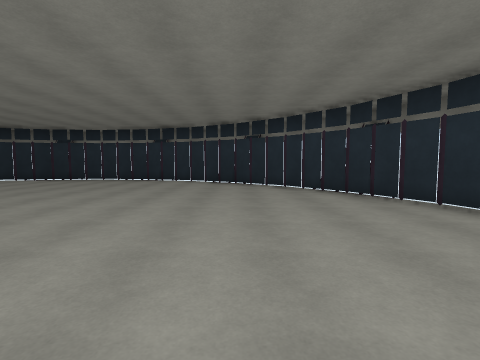
[1] (above)

12 first-person views from a walk through a scene from a Unity 3-D project. The camera is 1.4 m above the floor, tilts 4° down and sees 85° across. The floor is counted in squares, 2 m on a side. Each view is taken from the middle of a square. On the plan, view 1 faces up. The plan holds only what a view shows up to about 9 squares ahead; the rest is blank. The place goes on beyond the plan. The player is left out.

[2]
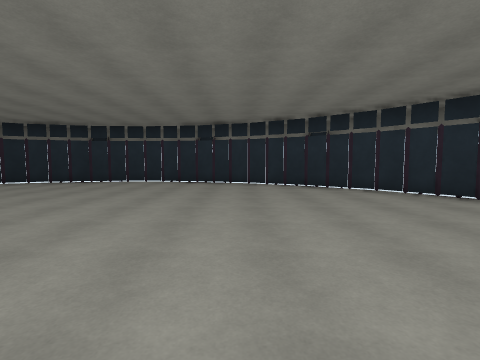

[3]
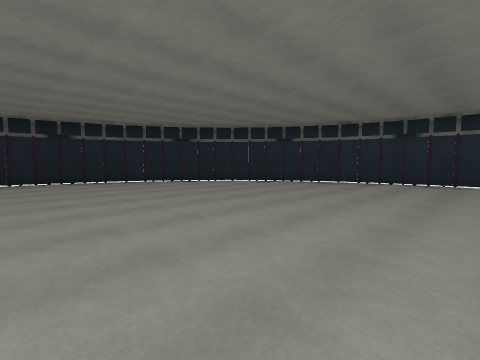

[4]
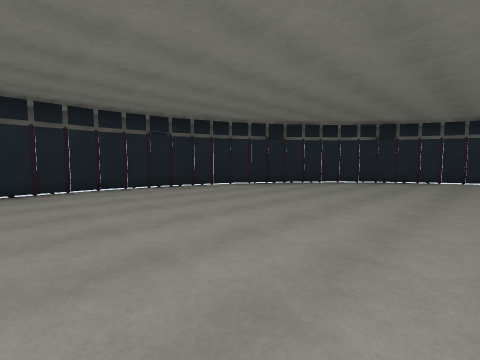

[5]
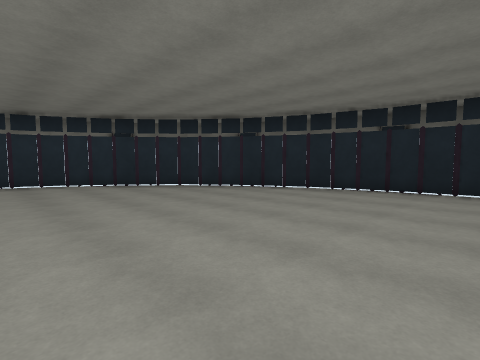

[6]
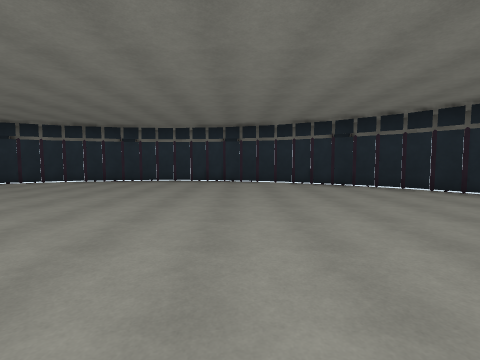

[7]
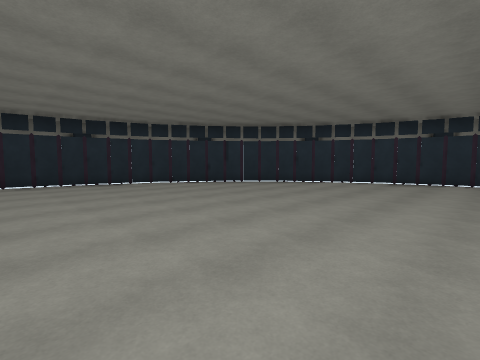

[8]
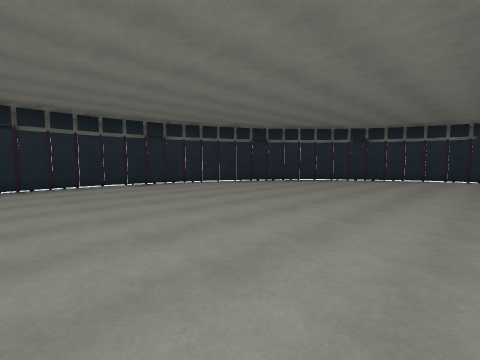

[9]
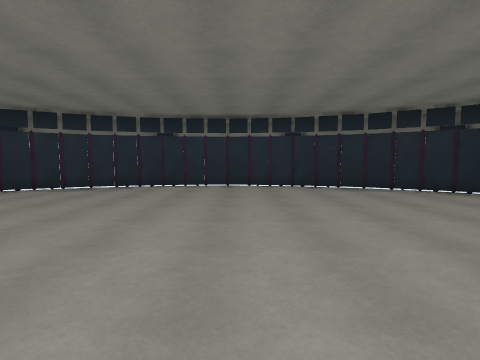

[10]
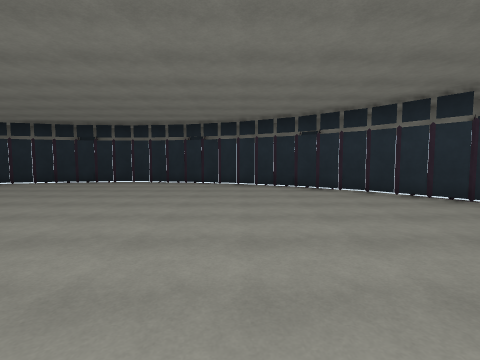

[11]
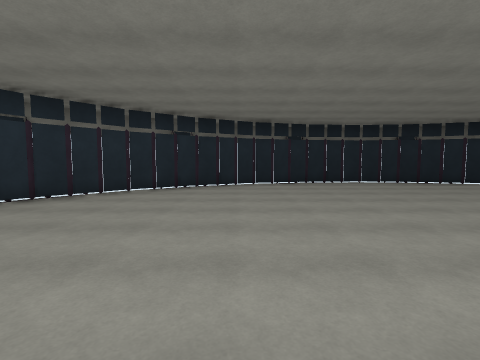

[12]
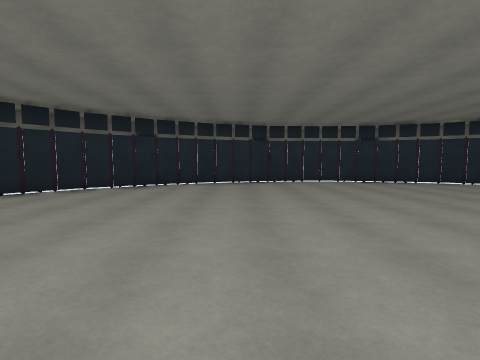

### Floor plan
Points are (right, up) in squares from view 1. A wall is a line through its corners. A room is listed if a view was taken in it or the views show most of it. See-through windows are left out.
Room 1 (views 1, 2, 3, 4, 5, 6, 7, 8, 9, 10, 11, 12)
walls: (2.4, 5.7) (1.2, 7.2); (1.3, 7.1) (-0.2, 8.4); (-0.1, 8.3) (-1.7, 9.3); (3.7, 2.3) (3.2, 4.1) (2.3, 5.8); (3.8, 0.5) (3.7, 2.5); (-1.6, 9.2) (-3.5, 9.8); (3.6, -1.3) (3.8, 0.7); (-3.4, 9.8) (-5.3, 10) (-7.1, 9.9); (3, -3) (3.6, -1.2); (2.1, -4.6) (3, -2.9); (0.9, -5.9) (2.1, -4.5); (-7, 9.9) (-8.8, 9.4); (-8.7, 9.4) (-10.4, 8.6) (-11.8, 7.5) (-13, 6.1); (-0.6, -7.1) (1, -5.9); (-2.2, -7.9) (-0.4, -7); (-3.9, -8.3) (-2.1, -7.8); (-5.7, -8.5) (-3.7, -8.3); (-13, 6.2) (-13.6, 5); (-7.6, -8.2) (-5.6, -8.5); (-13.9, 4.5) (-14.5, 2.8); (-9.2, -7.7) (-7.5, -8.3); (-14.5, 2.9) (-14.7, 0.9); (-14.7, 1.1) (-14.5, -0.9); (-10.9, -6.7) (-9.1, -7.7); (-14.6, -0.7) (-14.1, -2.6); (-14.1, -2.5) (-13.2, -4.2); (-12.2, -5.6) (-10.7, -6.9); (-13.3, -4.2) (-12.1, -5.7)
ways out: opening at (-13, 5)

Positions as (right, up) in squares from view 1, and headings:
1: (0, 0), facing up
2: (-2, 1), facing up
3: (-5, 1), facing up-left
4: (-8, -1), facing up-left
5: (-8, 1), facing down-left
6: (-8, 1), facing down
7: (-5, 1), facing down-right
8: (-4, 3), facing down-right
9: (-6, -1), facing down
10: (-5, -3), facing right
11: (-6, -3), facing left
12: (-8, 1), facing up
